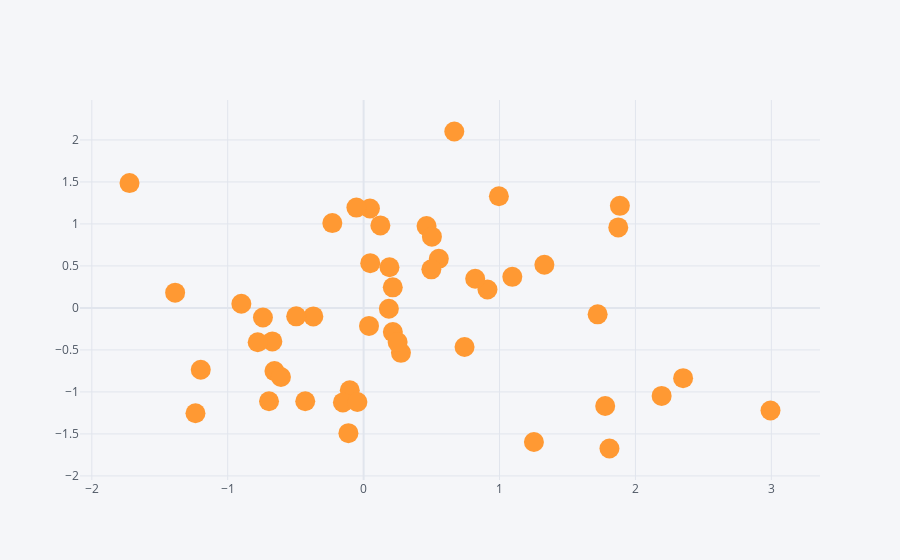

Source (notebook cell):
### Markdown cell above
## Scatter

### Code cell
df.iplot(kind='scatter',x='A',y='B',mode='markers',size=20)

### Figure 1 — Plotly figure (JSON) as saved in the notebook; plotly's stock layout.template omitted (floating-point values rounded to 4 significant figures)
{"data": [{"line": {"color": "rgba(255, 153, 51, 1.0)", "dash": "solid", "shape": "linear", "width": 1.3}, "marker": {"size": 20, "symbol": "circle"}, "mode": "markers", "name": "B", "text": "", "type": "scatter", "x": [2.994, -0.6716, -0.3701, -1.237, 1.094, 0.6671, 2.351, 0.2746, -0.6561, 1.722, 0.2144, 0.1857, 1.885, 0.4629, 1.33, 0.215, 0.03971, 1.777, 0.1232, 0.5533, 0.7425, -1.387, -0.1018, 0.9953, -0.6084, -0.7794, 1.873, 0.9111, 1.809, 0.0465, -0.1525, -0.8996, 0.1901, -0.7408, -0.05327, -1.723, 0.5023, 0.04876, -0.0458, -0.4961, -0.2303, -0.1118, 1.253, -1.198, 2.193, -0.4296, -0.696, 0.2501, 0.4981, 0.8209], "y": [-1.221, -0.3984, -0.101, -1.254, 0.3701, 2.1, -0.8356, -0.5348, -0.7517, -0.07647, 0.245, -0.01016, 1.216, 0.9743, 0.5136, -0.2876, -0.2136, -1.168, 0.9826, 0.5841, -0.4653, 0.1819, -0.9812, 1.33, -0.8216, -0.4082, 0.9586, 0.22, -1.673, 1.184, -1.125, 0.04951, 0.4845, -0.114, 1.194, 1.487, 0.8481, 0.5331, -1.119, -0.1003, 1.01, -1.491, -1.595, -0.7359, -1.047, -1.111, -1.11, -0.4063, 0.4598, 0.3471]}], "layout": {"legend": {"bgcolor": "#F5F6F9", "font": {"color": "#4D5663"}}, "paper_bgcolor": "#F5F6F9", "plot_bgcolor": "#F5F6F9", "title": {"font": {"color": "#4D5663"}}, "xaxis": {"gridcolor": "#E1E5ED", "showgrid": true, "tickfont": {"color": "#4D5663"}, "title": {"font": {"color": "#4D5663"}, "text": ""}, "zerolinecolor": "#E1E5ED"}, "yaxis": {"gridcolor": "#E1E5ED", "showgrid": true, "tickfont": {"color": "#4D5663"}, "title": {"font": {"color": "#4D5663"}, "text": ""}, "zerolinecolor": "#E1E5ED"}}}
